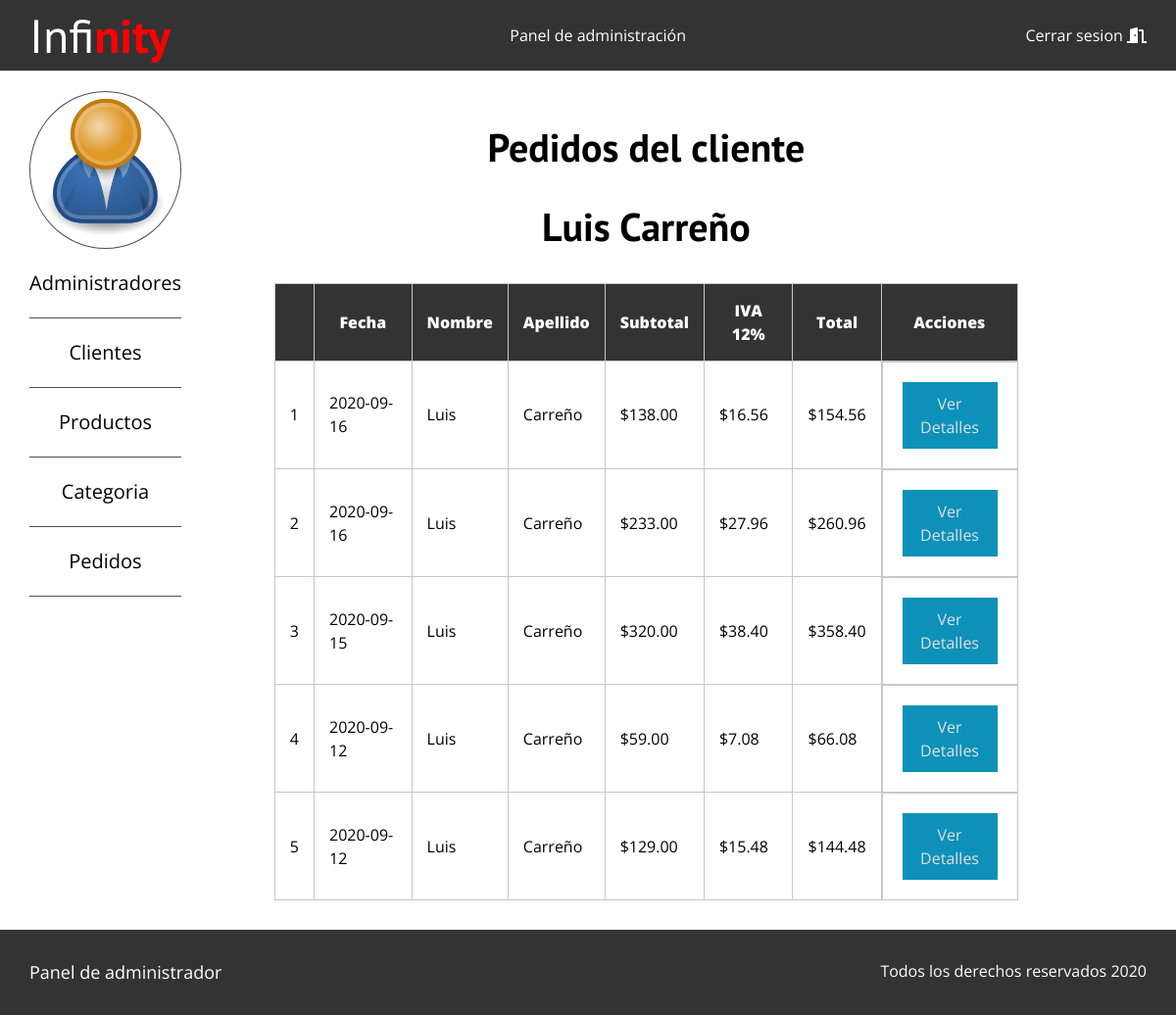
/Panel/clientes/pedidos.php?id=6, run on the app's committed database.
### tables this page shows
CREATE TABLE `usuario` (
  `usuario_id` int(11) NOT NULL,
  `usuario_nombre` varchar(80) NOT NULL,
  `usuario_apellido` varchar(80) NOT NULL,
  `usuario_telefono` int(12) NOT NULL,
  `usuario_correo` varchar(150) NOT NULL,
  `usuario_pass` varchar(50) NOT NULL,
  `usuario_ciudad` varchar(100) NOT NULL,
  `usuario_direccion` varchar(200) NOT NULL,
  `usuario_rol_id` int(11) NOT NULL
);

CREATE TABLE `factura` (
  `factura_id` int(20) NOT NULL,
  `factura_cliente_id` int(11) NOT NULL,
  `factura_fehca` date NOT NULL,
  `factura_subtotal` decimal(10,2) NOT NULL,
  `factura_iva` decimal(10,2) NOT NULL,
  `factura_total` decimal(10,2) NOT NULL
);

### src/Administradores.php (called while the page is built, shortened)
<?php
    class Administradores{
        private $cn=null;
        public function __construct()
        {
            $this->config=parse_ini_file(__DIR__.'/../config.ini');
            $this->cn = new \PDO($this->config['dns'], $this->config['usuario'], $this->config['clave'],array(
                \PDO::MYSQL_ATTR_INIT_COMMAND => 'SET NAMES utf8'
            ));
        }
        public function mostrar_por_id($id){
            $sql = "SELECT * FROM usuario where usuario_id=:id";
            $resultado=$this->cn->prepare($sql);
            $_array = array(
                ":id" => $id
            );
            if($resultado->execute($_array))
                return $resultado->fetch();
            return false;
        }
    }

### src/Factura.php (called while the page is built, shortened)
<?php
    class Factura{
        private $cn=null;
        public function __construct()
        {
            $this->config=parse_ini_file(__DIR__.'/../config.ini');
            $this->cn = new \PDO($this->config['dns'], $this->config['usuario'], $this->config['clave'],array(
                \PDO::MYSQL_ATTR_INIT_COMMAND => 'SET NAMES utf8'
            ));
        }
        public function mostrar_factura_cliente($id){
            $sql = "SELECT factura_id, factura_fehca, usuario_nombre, usuario_apellido, factura_subtotal, factura_iva, factura_total
            FROM factura
            INNER JOIN usuario ON usuario_id=factura_cliente_id
            where usuario_id=:id ORDER BY factura_id DESC";
            $resultado = $this->cn->prepare($sql);
            $_array = array(
                ":id" => $id
            );
            if($resultado->execute($_array))
                return $resultado->fetchAll();
            return false;
        }
    }

### Panel/clientes/pedidos.php (the view, shortened to what this page needs)
<?php
    $id=$_GET['id'];
    $usuario= new infinity\Administradores;
    $resultado=$usuario->mostrar_por_id($id);
?>
<!DOCTYPE html>
<html lang="en">
<head>
    <link rel="stylesheet" href="../../assets/css/normalize.css">
    <link rel="stylesheet" href="../../assets/css/styles_panel.css">
    <link rel="stylesheet" href="../../assets/css/all.css">
</head>
<body>
    <header class="site-header borde-inferior">
        <div class="contenedor">
            <div class="barra">
                <a href="../dashboard.php">
                    <h1 class="no-margin">Infi<span>nity</span></h1>
                </a>
                <a href="">Panel de administración</a>
                <a href="../../index.php">Cerrar sesion <i class="fas fa-door-open"></i></a>
            </div>
        </div>
    </header>
    <section class="contenedor wrapper">
        <div class="contenido-panel">
            <div class="usuario">
                <div class="imagen-usuario">
                    <a href=""><img src="../../assets/img/1200px-User_icon_2.svg.png" alt=""></a>
                </div>
                <nav class="navegacion-usuario">
                    <a href="../administradores/index.php">Administradores</a>
                    <a href="../clientes/index.php">Clientes</a>
                    <a href="../productos/index.php">Productos</a>
                    <a href="../categorias/index.php">Categoria</a>
                    <a href="../pedidos/index.php">Pedidos</a>
                </nav>
            </div>
            <div class="datos-panel">
                <h2 class="centrar-texto">Pedidos del cliente</h2>
                <h2 class="centrar-texto"><?php print $resultado['usuario_nombre']?> <?php print $resultado['usuario_apellido']?></h2>
                <div class="tabla">
                <table class="">
                        <tr>
                            <th><strong></strong></th>
                            <th><strong>Fecha</strong></th>
                            <th><strong>Nombre</strong></th>
                            <th><strong>Apellido</strong></th>
                            <th><strong>Subtotal</strong></th>
                            <th><strong>IVA 12%</strong></th>
                            <th><strong>Total</strong></th>
                            <th><strong>Acciones</strong></th>
                        </tr>
                        <?php
                            $factura= new infinity\Factura;
                            $info_factura = $factura->mostrar_factura_cliente($id);
                            $cantidad=count($info_factura);
                            if($cantidad > 0){
                            for($x = 0; $x<$cantidad; $x++){
                                $item= $info_factura[$x];
                        ?>
                        <tr>
                            <td><?php print($x+1);?></td>
                            <td><?php print($item['factura_fehca']);?></td>
                            <td><?php print($item['usuario_nombre']);?></td>
                            <td><?php print($item['usuario_apellido']);?></td>
                            <td>$<?php print($item['factura_subtotal']);?></td>
                            <td>$<?php print($item['factura_iva']);?></td>
                            <td>$<?php print($item['factura_total']);?></td>
                            <td class="accion">
                                <a class="a-actualizar" href="../pedidos/detalle.php?id=<?php print $item['factura_id'] ?>">Ver Detalles</i></a>
                            </td>
                        </tr>
                        <?php
                            }
                            }
                            else{
                        ?>
                            <tr>
                                <td colspan="6">NO HAY REGISTROS</td>
                            </tr>
                        <?php }?>
                    </table>
                </div>
            </div>
        </div>
    </section>
    <footer class="site-footer seccion">
        <div class="contenedor contenedor-footer">
            <nav class="navegacion">
                <a href="inicio.html">Panel de administrador</a>
            </nav>
            <p class="copyright">Todos los derechos reservados 2020</p>
        </div>
    </footer>
</body>
</html>

### assets/css/styles_panel.css (style rules this page uses)
html { font-size: 62.5%; box-sizing: border-box; }
*,*::before,*::after { box-sizing: inherit; }
body { font-family: 'Open Sans', sans-serif; font-size: 1.6rem; line-height: 1.5; min-height: 100vh; }
.contenedor { max-width: 120rem; margin: 0 auto; width: 95%; }
h1, h2, h3, h4 { font-family: 'PT Sans', sans-serif; }
h1 { font-size: 4.8rem; }
h2 { font-size: 4rem; line-height: 1.2; }
img { max-width: 100%; }
.centrar-texto { text-align: center; }
.no-margin { margin: 0; }
.borde-inferior { border-bottom: .5rem solid #4f4f4f; }
.wrapper { min-height: calc(100vh - 18rem); }
@media (min-width: 768px) { .barra { display: flex; justify-content: space-between; align-items: center; } }
.site-header { border-bottom: 1px solid #e1e1e1; background-color: #333333; }
.site-header a { color: white; text-decoration: none; }
.site-header h1 { text-align: center; font-weight: 400; }
.site-header h1 span { font-weight: 700; color:red; }
.navegacion a { text-decoration: none; text-align: center; display: block; font-size: 1.8rem; }
@media (min-width: 768px) { .navegacion a { display: inline; margin-right: 4rem; } }
@media (min-width: 768px) { .navegacion a:last-of-type { margin:0; } }
.contenido-panel { display: flex; margin-top: 2rem; }
.usuario { flex: 0 0 calc(15% - 2rem); }
.imagen-usuario { border-radius: 50%; border: 1px solid #4f4f4f; }
.navegacion-usuario a { text-decoration: none; text-align: center; display: block; font-size: 2rem; color: black; padding: 2rem 0; border-bottom: 1px solid #4f4f4f; }
.datos-panel { flex: 0 0 calc(85% - 2rem); }
.tabla { display: flex; justify-content: center; margin-top: 3rem; margin-bottom: 3rem; }
table th, td { border: 1px solid #ccc5c5; padding: 1.5rem; }
table { border-collapse: collapse; width: 80%; }
.accion { display: inline-block; color: white; }
table a { padding: .5rem; text-align: center; }
table th { color: white; background-color: #333333; }
.accion { width: 100%; height: 100%; display: flex; justify-content: center; text-decoration: none; text-align: center; }
.accion a { text-decoration: none; color: #e1e1e1; padding: 1rem; margin: .5rem; }
.a-actualizar { background-color: #0d91b9; }
.site-footer a { color: #ffffff; }
.site-footer { background-color: #333333; margin:0; }
.copyright { margin: 0; color: #ffffff; }
.contenedor-footer { padding:3rem 0; display: flex; justify-content: space-between; }

### assets/css/all.css (style rules this page uses)
.fa, .fas, .far, .fal, .fad, .fab { -moz-osx-font-smoothing: grayscale; -webkit-font-smoothing: antialiased; display: inline-block; font-style: normal; font-variant: normal; text-rendering: auto; line-height: 1; }
.fa-door-open:before { content: "\f52b"; }
.fa, .fas { font-family: 'Font Awesome 5 Free'; font-weight: 900; }

### data on the page
usuario: usuario_nombre "Luis", usuario_apellido "Carreño"
factura: factura_fehca "2020-09-16", factura_cliente.usuario_nombre "Luis", factura_cliente.usuario_apellido "Carreño", factura_subtotal "138.00", factura_iva "16.56", factura_total "154.56"
factura: factura_fehca "2020-09-16", factura_cliente.usuario_nombre "Luis", factura_cliente.usuario_apellido "Carreño", factura_subtotal "233.00", factura_iva "27.96", factura_total "260.96"
factura: factura_fehca "2020-09-15", factura_cliente.usuario_nombre "Luis", factura_cliente.usuario_apellido "Carreño", factura_subtotal "320.00", factura_iva "38.40", factura_total "358.40"
factura: factura_fehca "2020-09-12", factura_cliente.usuario_nombre "Luis", factura_cliente.usuario_apellido "Carreño", factura_subtotal "59.00", factura_iva "7.08", factura_total "66.08"
factura: factura_fehca "2020-09-12", factura_cliente.usuario_nombre "Luis", factura_cliente.usuario_apellido "Carreño", factura_subtotal "129.00", factura_iva "15.48", factura_total "144.48"
